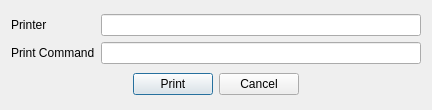
<ui version="4.0">
  <author>Mohammad Al-Turany</author>
  <comment>choose printer and print program</comment>
  <exportmacro></exportmacro>
  <class>TGo4PrintWidget</class>
  <widget class="QDialog" name="TGo4PrintWidget" >
    <property name="geometry" >
      <rect>
        <x>0</x>
        <y>0</y>
        <width>432</width>
        <height>110</height>
      </rect>
    </property>
    <property name="windowTitle" >
      <string>Print Current Canvas</string>
    </property>
    <layout class="QGridLayout" >
      <item row="1" column="1" >
        <layout class="QHBoxLayout" >
          <item>
            <widget class="QPushButton" name="PrintButton" >
              <property name="text" >
                <string>Print</string>
              </property>
            </widget>
          </item>
          <item>
            <widget class="QPushButton" name="CancelButton" >
              <property name="text" >
                <string>Cancel</string>
              </property>
            </widget>
          </item>
        </layout>
      </item>
      <item row="1" column="2" >
        <spacer name="spacer2" >
          <property name="sizeHint" >
            <size>
              <width>41</width>
              <height>20</height>
            </size>
          </property>
          <property name="sizeType" >
            <enum>QSizePolicy::Expanding</enum>
          </property>
          <property name="orientation" >
            <enum>Qt::Horizontal</enum>
          </property>
        </spacer>
      </item>
      <item row="1" column="0" >
        <spacer name="spacer3" >
          <property name="sizeHint" >
            <size>
              <width>41</width>
              <height>20</height>
            </size>
          </property>
          <property name="sizeType" >
            <enum>QSizePolicy::Expanding</enum>
          </property>
          <property name="orientation" >
            <enum>Qt::Horizontal</enum>
          </property>
        </spacer>
      </item>
      <item rowspan="1" row="0" column="0" colspan="3" >
        <layout class="QHBoxLayout" >
          <item>
            <layout class="QVBoxLayout" >
              <item>
                <widget class="QLabel" name="textLabel1" >
                  <property name="text" >
                    <string>Printer</string>
                  </property>
                  <property name="wordWrap" >
                    <bool>false</bool>
                  </property>
                </widget>
              </item>
              <item>
                <widget class="QLabel" name="textLabel2" >
                  <property name="text" >
                    <string>Print Command</string>
                  </property>
                  <property name="wordWrap" >
                    <bool>false</bool>
                  </property>
                </widget>
              </item>
            </layout>
          </item>
          <item>
            <layout class="QVBoxLayout" >
              <item>
                <widget class="QLineEdit" name="PrinterName" />
              </item>
              <item>
                <widget class="QLineEdit" name="PrintProg" />
              </item>
            </layout>
          </item>
        </layout>
      </item>
    </layout>
  </widget>
  <layoutdefault spacing="6" margin="11" />
  <connections>
    <connection>
      <sender>CancelButton</sender>
      <signal>clicked()</signal>
      <receiver>TGo4PrintWidget</receiver>
      <slot>reject()</slot>
    </connection>
    <connection>
      <sender>PrintButton</sender>
      <signal>clicked()</signal>
      <receiver>TGo4PrintWidget</receiver>
      <slot>accept()</slot>
    </connection>
  </connections>
</ui>
